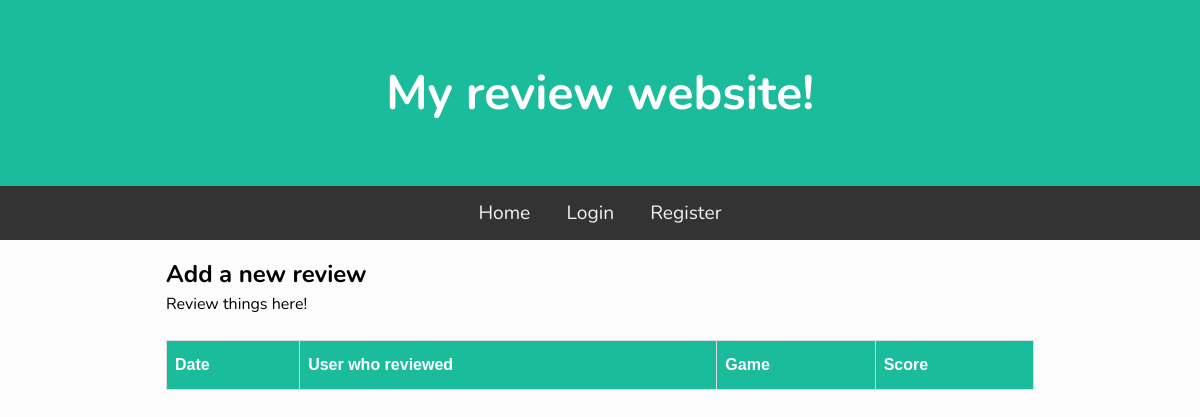
Before: / with the older database file.
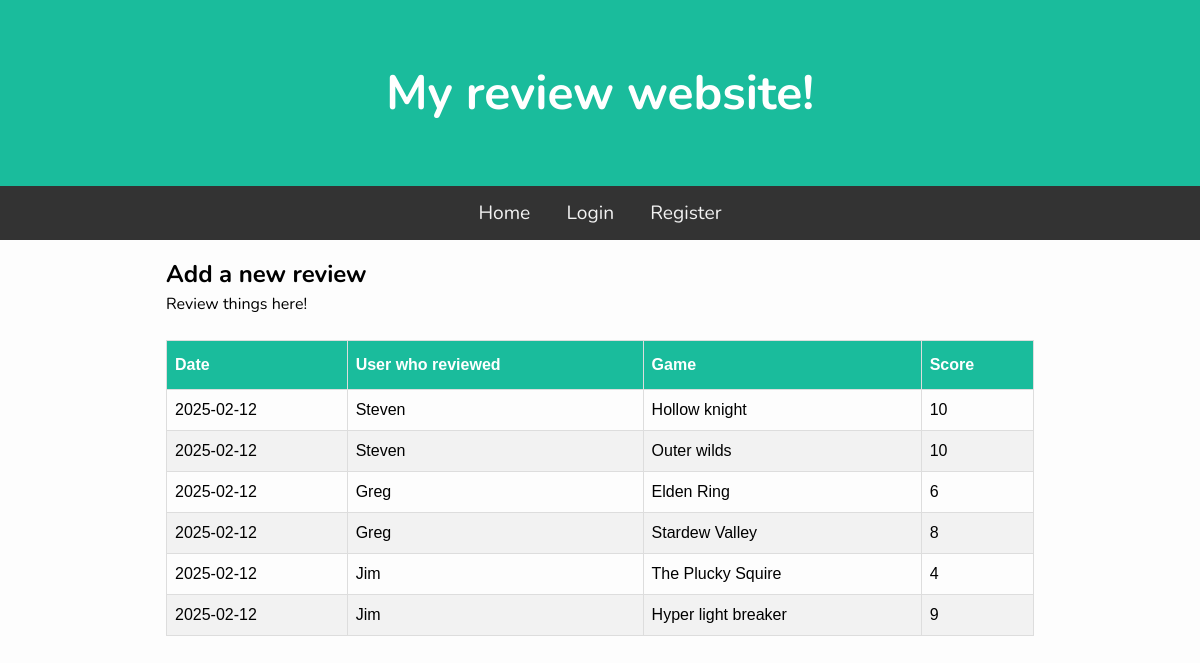
After: the same page with the newer database file.
### tables this page shows
CREATE TABLE Guesses(id INTEGER PRIMARY KEY AUTOINCREMENT,
                     user_id INTEGER,
                     date TEXT NOT NULL,
                     score INTEGER,
                     game TEXT NOT NULL);

CREATE TABLE Users(id INTEGER PRIMARY KEY AUTOINCREMENT,
                     username TEXT NOT NULL,
                     password TEXT NOT NULL);

### main.py (the view)
@app.route("/")
def Home():
    guessData = db.GetAllGuesses()
    return render_template("index.html", guesses=guessData)

### db.py (called while the page is built)
def GetDB():
    db = sqlite3.connect("GTGDB/.database/gtg.db")
    db.row_factory = sqlite3.Row
    return db

def GetAllGuesses():
    db = GetDB()
    guesses = db.execute("""SELECT Guesses.date, Guesses.game, Guesses.score, Users.username
                            FROM Guesses JOIN Users ON Guesses.user_id = Users.id
                            ORDER BY date DESC""").fetchall()
    db.close()
    return guesses

### templates/index.html (shortened to what this page needs)
{% extends "base.html" %}
{% block content %}
<h2>Add a new review</h2>
<div class="container">
    <p>Review things here!</p>
</div>
<br>
<table class="guess_table">
    <thead>
        <th>Date</th>
        <th>User who reviewed</th>
        <th>Game</th>
        <th>Score</th>
    </thead>
    <tbody>
        {% for guess in guesses %}
        <tr>
            <td>{{ guess['date'] }}</td>
            <td>{{ guess['username'] }}</td>
            <td>{{ guess['game'] }}</td>
            <td>{{ guess['score'] }}</td>
        </tr>
        {% endfor %}
    </tbody>
</table>
{% endblock %}

### templates/base.html (shortened to what this page needs)
<!DOCTYPE html>
<html lang="en">
<head>
    <link rel="stylesheet" href="static/css/style.css" />
</head>
<body>
    <h1 class="banner">My review website!</h1>
    <nav>
        <a href="/">Home</a>
        {% if not session['username'] %}
            <a href="/login">Login</a>
            <a href="/register">Register</a>
        {% else %}
            <a href="/logout">Logout</a>
        {% endif %}
    </nav>
    <main>
        {% block content %}
        {% endblock %}
    </main>
</body>
</html>

### static/css/style.css (style rules this page uses)
* { padding: 0; margin: 0; box-sizing: border-box; }
body { background: #fdfdfd; font-family: "Nunito", sans-serif; font-size: 1rem; }
main { max-width: 900px; margin: auto; padding: 1rem; line-height: 1.5; }
.banner { padding: 60px; text-align: center; background: #1abc9c; color: white; font-size: 3em; }
nav { overflow: hidden; background-color: #333; text-align: center; }
nav a { display: inline-block; color: #f2f2f2; padding: 14px 16px; text-decoration: none; font-size: 1.2em; }
.guess_table { font-family: Arial, Helvetica, sans-serif; border-collapse: collapse; width: 100%; }
.guess_table td, .guess_table th { border: 1px solid #ddd; padding: 8px; }
.guess_table tr:nth-child(even) { background-color: #f2f2f2; }
.guess_table th { padding-top: 12px; padding-bottom: 12px; text-align: left; background-color: #1abc9c; color: white; }

Changed rows visible on the page:
added Guesses: date "2025-02-12", username "Steven", game "Hollow knight", score "10"
added Guesses: date "2025-02-12", username "Steven", game "Outer wilds", score "10"
added Guesses: date "2025-02-12", username "Greg", game "Elden Ring", score "6"
added Guesses: date "2025-02-12", username "Greg", game "Stardew Valley", score "8"
added Guesses: date "2025-02-12", username "Jim", game "The Plucky Squire", score "4"
added Guesses: date "2025-02-12", username "Jim", game "Hyper light breaker", score "9"
